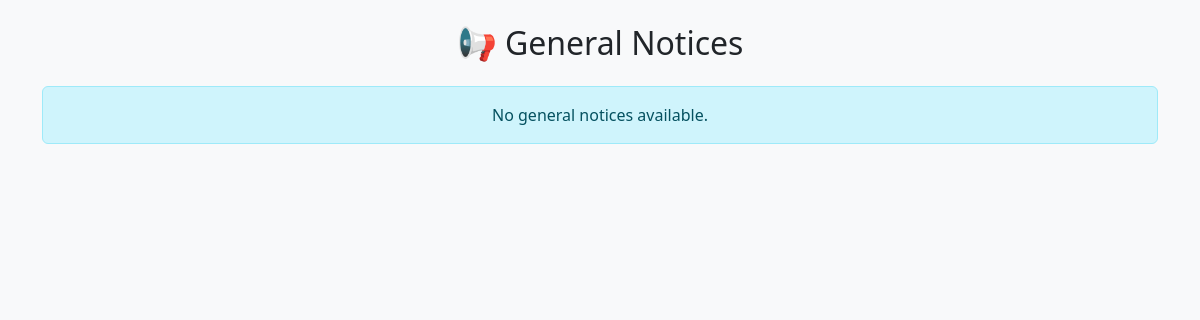
Before: /accounts/user/general-notices/ (signed in) with the older database file.
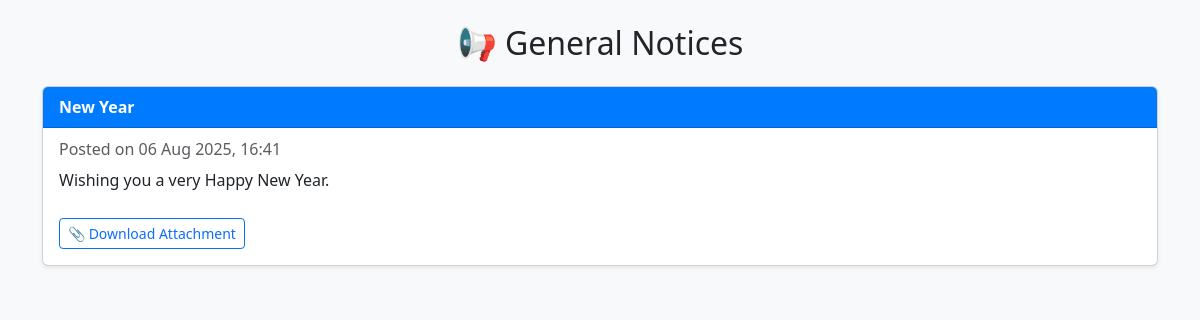
After: the same page with the newer database file.
### accounts/models.py (models this page shows, shortened)
class GeneralNoticeModel(models.Model):
    sender = models.ForeignKey(
        User, on_delete=models.CASCADE, limit_choices_to={"profile__role": "admin"}
    )
    title = models.CharField(max_length=100)
    message = models.TextField()
    upload = models.FileField(upload_to="general_notices/", blank=True, null=True)
    created_at = models.DateTimeField(auto_now_add=True)

### accounts/views.py (the view)
# urls.py: path("user/general-notices/", general_notices_view, name="general_notices"),
@login_required
def general_notices_view(request):
    notices = GeneralNoticeModel.objects.all().order_by("-created_at")
    return render(request, "general_notices.html", {"notices": notices})

### template/general_notices.html (shortened to what this page needs)
<!DOCTYPE html>
<html lang="en">
  <head>
    <link
      href="https://cdn.jsdelivr.net/npm/bootstrap@5.3.0/dist/css/bootstrap.min.css"
      rel="stylesheet"
    />
  </head>
  <body>
    <div class="container mt-4">
      <h2 class="mb-4 text-center">📢 General Notices</h2>
      {% if notices %} {% for n in notices %}
      <div class="card notice-card shadow-sm">
        <div class="card-header">{{ n.title }}</div>
        <div class="card-body">
          <h6 class="card-subtitle mb-2 text-muted">
            Posted on {{ n.created_at|date:"d M Y, H:i" }}
          </h6>
          <p class="card-text">{{ n.message }}</p>
          {% if n.upload %}
          <a
            href="{{ n.upload.url }}"
            target="_blank"
            class="btn btn-sm btn-outline-primary attachment-btn"
          >
            📎 Download Attachment
          </a>
          {% endif %}
        </div>
      </div>
      {% endfor %} {% else %}
      <div class="alert alert-info text-center">
        No general notices available.
      </div>
      {% endif %}
    </div>
  </body>
</html>

Changed rows visible on the page:
added GeneralNoticeModel: title "New Year", created_at "06 Aug 2025, 16:41", message "Wishing you a very Happy New Year."
Other visible differences:
text no longer shown: "No general notices available."
